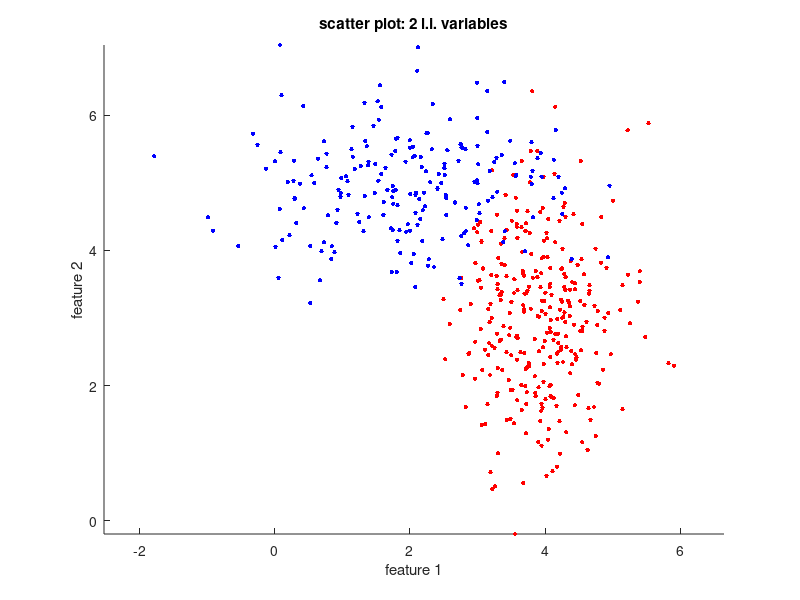
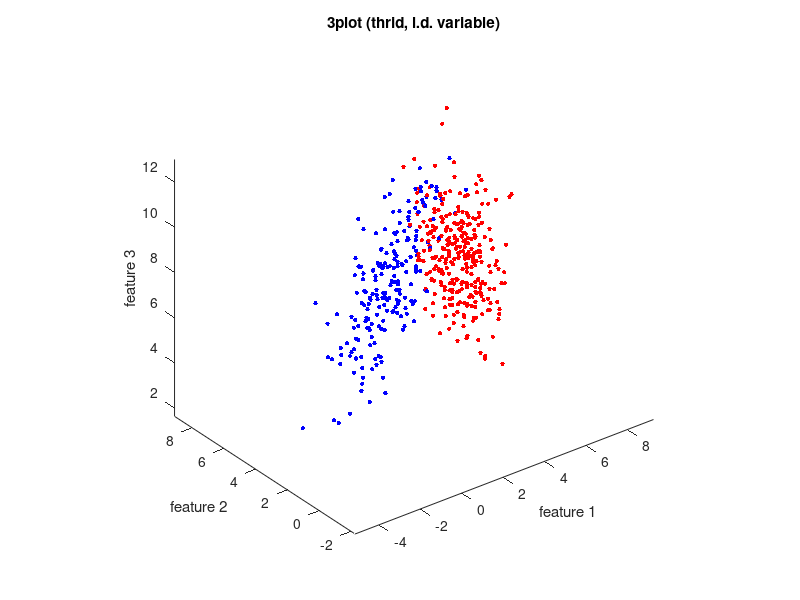
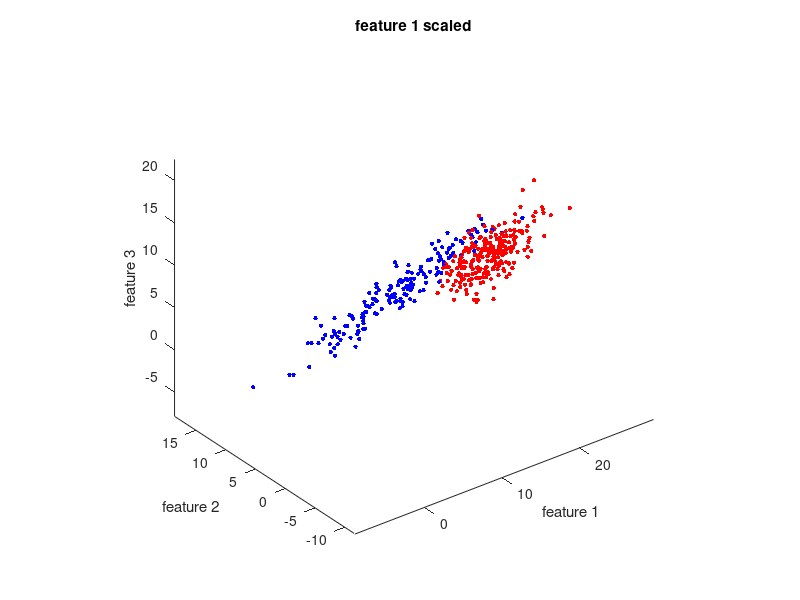

MATLAB code for these plots, in order: (Note: this script raises an error after producing the figures.)
%% empty
clear all,close all, clc
%% generate gaussian-distributed dataset
F_c1 = mvnrnd([4 3], [.4 1.2], 300);    
F_c2 = mvnrnd([2 5], [1.5 .5], 200);  

cla    
hold on
plot(F_c1(:, 1), F_c1(:, 2), 'r.', 'markersize',10)
plot(F_c2(:, 1), F_c2(:, 2), 'b.', 'markersize',10)
axis equal

xlabel('feature 1')    
ylabel('feature 2')
title('scatter plot: 2 l.i. variables')

%% steps

% add thrid feature:
F_c1 = [F_c1 1.5*F_c1(:, 1) + 0.8*F_c1(:, 2)];
F_c2 = [F_c2 1.5*F_c2(:, 1) + 0.8*F_c2(:, 2)];

figure    
hold on   
plot3(F_c1(:, 1), F_c1(:, 2), F_c1(:, 3), 'r.', 'markersize',10) 
plot3(F_c2(:, 1), F_c2(:, 2), F_c2(:, 3), 'b.', 'markersize',10) 
axis equal    
view(3)     

xlabel('feature 1')  
ylabel('feature 2')    
zlabel('feature 3')
title('3plot (thrid, l.d. variable)')

% create dataset (add labels):
F = [F_c1;F_c2];
L = [ones([300 1]);2*ones([200 1])]; 
data = [F L];

% corrupt feature 2:
data = data(randperm(size(data, 1)), :);
Nnan = round(0.2*size(data, 1)); % 20% smaples as invalid 
% random vector--> range:[1-size(data)] integers | size: Nnan
nan_idx = randi([1 size(data, 1)], [Nnan 1]);   
nan_idx = unique(nan_idx, 'stable'); % erase duplicated indexes
data(nan_idx, 2) = nan; % introduce Nans

% scale-corrupting:
scale = 5; 
data(:, 1) = scale*data(:, 1);

% plot
figure    
hold on    
c1_map = (data(:, end) == 1); 
c2_map = (data(:, end) == 2);
plot3(data(c1_map, 1), data(c1_map, 2), data(c1_map, 3), 'r.', 'markersize',10)     % plotto i campioni di classe 1 selezionandoli dal dataset con la relativa mappa
plot3(data(c2_map, 1), data(c2_map, 2), data(c2_map, 3), 'b.', 'markersize',10)     % plotto allo stesso modo i campioni di classe 2
axis equal 
view(3)

xlabel('feature 1') 
ylabel('feature 2') 
zlabel('feature 3')  
title('feature 1 scaled')

%% cleaning dataset

% -- substitute NaNs by the mean (class-depend.):
F = data(:, 1:end - 1); 
L = data(:, end);
C = unique(data(:, end));

F_nan_idx = find(any(isnan(F), 1)); % find nan-containing columns

for i = 1:length(F_nan_idx)
    for j = 1:length(C) % for each CLASS:
        C_j_map = (L == C(j)); % map for current-for-loop class
        nan_map = isnan(F(:, F_nan_idx(i))); % search for nans in colum reported      
        C_j_nan_map = and(nan_map, C_j_map); % only nans in current-for-loop class     
        C_j_not_nan_map = and(~nan_map, C_j_map); % ~nans and current-for-loop class

        mean_ij = mean(F(C_j_not_nan_map, F_nan_idx(i))); % mean from non-nans

        F(C_j_nan_map, F_nan_idx(i)) = mean_ij; % apply on nans in F
    end
end

% -- substitute Nans by KNN values (instance-depend.):
F = data(:, 1:end - 1);
L = data(:, end); 

obs_nan_map = any(isnan(F), 2); % nans map
    % features/labels | nans/non-nans :
F_nan = F(obs_nan_map, :); 
F_not_nan = F(~obs_nan_map, :);
L_nan = L(obs_nan_map); 
L_not_nan = L(~obs_nan_map);

for i = 1:size(F_nan, 1) % for all nan features (~90 samples)
    feat_nan_map = isnan(F_nan(i, :)); %nan column
%non-nan list for the class of the current-for-loop sample's LABEL:
    F_not_nan_C = F_not_nan(L_not_nan == L_nan(i), :); 
%distance between all non-nan smaples (in nan column) and current-for-loop nan sample:
    nan_not_nan_C_dist = dist(F_not_nan_C(:, ~feat_nan_map), F_nan(i, ~feat_nan_map)');
    [~, sort_pos] = sort(nan_not_nan_C_dist); % sort and get idxs
%substitute each nan by mean (computed from the first 5-NN)
    F_nan(i, feat_nan_map) = mean(F_not_nan_C(sort_pos(1:5), feat_nan_map), 1);
end

F(obs_nan_map, :)= F_nan; % replace in F
data(:, 1:end - 1)= F;


% -- normalize: 
F = data(:, 1:end - 1);   
F = (F - min(F, [], 1))./(max(F, [], 1) - min(F, [], 1)); 

% -- standardize:
F = data(:, 1:end - 1);
F = (F - mean(F, 1))./std(F, 1)
data(:, 1:end - 1) = F;  

%% Feature selection

% -- correlation:
F = data(:, 1:end - 1);
F_corr_abs = abs(corr(F));  % correlation matrix

figure 
heatmap(F_corr_abs) % show graphically 
title('Correlation Matrix')

F_corr_sum = sum(F_corr_abs, 1)/size(F, 2); % sum columns (symmetric) 
F = F(:, F_corr_sum <= .7); 

% -- pair-wise (Wilcoxon method):
F = data(:, 1:end - 1); 
L = data(:, end);  

W = nan(1, size(F, 2)); 
for i = 1:size(F, 2) 
    obs_C1_map = (L == 1); % c1 map (idxs)
    obs_C2_map = (L == 2);
    
    W(i) = ranksum(F(obs_C1_map, i), F(obs_C2_map, i));
end
F = F(:, W <= 0.05); 

% -- Relief:
F = data(:, 1:end - 1); 
L = data(:, end);

[W_rank, W] = relieff(F, L, 3);  

figure
bar(W(W_rank))
hold on 
th = 0.005;
plot([0 4], [th th], 'r', 'linewidth',3)
axis(axis + [0 0 0 .1*th]) 
title('Relieff method')
F = F(:, W >= th); 

% -- PCA
F = data(:, 1:end - 1);
[a_vet, ~, a_val] = pca(F, 'algorithm','eig', 'economy','off')

figure 
plot(0:length(a_val), [0;cumsum(a_val)/sum(a_val)], 'o-')
xlabel('#eigenvalue')
ylabel('eigen-value')
title('PCA')
F = F(:, a_vet(:, 1) >= 0.5);

F = data(:, 1:end - 1);
scores = F*a_vet; 

figure  
plot(scores(:, 1), scores(:, 2), '*m')  
title('PCA scores')


% -- Wrapper:
random_sort = randperm(size(data, 1)); % random idxs
F = data(random_sort, 1:end - 1); % random idxs to data
L = data(random_sort, end);
C = unique(L); % classes

tr_idx = 1:450; % training until #450
te_idx = tr_idx(end) + 1:length(L); % 450+[]
F_tr = F(tr_idx, :);  
F_te = F(te_idx, :);
L_tr = L(tr_idx);   
L_te = L(te_idx);  

acc_firsts_i = [];   
for i = 1:size(F, 2) 
    classificatore = fitcnb (F_tr(:, 1:i), L_tr); %Naive Bayes Classifier
    predictions = predict(classificatore, F_te(:, 1:i));  
    CM = confusionmat(L_te, predictions, 'order',C);    % Confusion Matrix 
    acc = trace(CM)/sum(CM(:)); 

    acc_firsts_i = cat(2, acc_firsts_i, acc);
end

figure   
plot(acc_firsts_i, '.-') 

acc_diff = diff(acc_firsts_i); % derivative of accuracy vector
acc_diff = [0 acc_diff]; 

hold on     
plot(acc_diff, 'r.-')  
legend('acc','acc_{deriv}')
title('accuracy')

F = F(:, 1:find(acc_diff < 0, 1) - 1); 

if isempty(F) 
    F = data(:, 1:end - 1);  
end

%%
disp('END') 